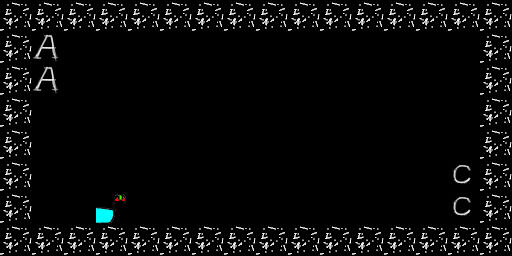

Tiled map render using the project's own tile images. Description and the whole map definition, tile-layer contents included, below:
An orthogonal 16x8 tile map with 32x32 px tiles, 4 tile layers (mobs, npcs, overlay, roomstuff), 2 hidden layers not drawn.

<map version="1.4" tiledversion="1.4.1" orientation="orthogonal" renderorder="right-down" width="16" height="8" tilewidth="32" tileheight="32" infinite="0" nextlayerid="19" nextobjectid="1">
 <tileset firstgid="1" source="../../tileset.tsx" />
 <layer id="13" name="items" width="16" height="8" visible="0">
  <data encoding="csv">
0,0,0,0,0,0,0,0,0,0,0,0,0,0,0,0,
0,0,0,0,0,0,0,14,0,0,0,0,0,0,0,0,
0,0,0,0,0,0,0,14,0,0,0,0,0,0,0,0,
0,0,0,0,0,0,0,14,0,0,0,0,0,0,0,0,
0,0,0,0,0,0,0,14,0,0,0,0,0,0,0,0,
0,0,0,0,0,0,0,14,0,0,0,0,0,0,0,0,
0,16,0,0,0,0,0,14,0,0,0,0,0,0,0,0,
0,0,0,0,0,0,0,0,0,0,0,0,0,0,0,0
</data>
 </layer>
 <layer id="14" name="collision" width="16" height="8" visible="0">
  <data encoding="csv">
1,1,1,1,1,1,1,1,1,1,1,1,1,1,1,1,
1,0,0,0,0,0,0,0,0,0,0,0,0,0,0,1,
1,0,0,0,0,0,0,0,0,0,0,0,0,0,0,1,
1,0,0,0,0,0,0,0,0,0,0,0,0,0,0,1,
1,0,0,0,0,0,0,0,0,0,0,0,0,0,0,1,
1,0,0,0,0,0,0,0,0,0,0,0,0,0,0,1,
1,0,0,0,0,0,0,0,0,0,0,0,0,0,0,1,
1,1,1,1,1,1,1,1,1,1,1,1,1,1,1,1
</data>
 </layer>
 <layer id="15" name="mobs" width="16" height="8">
  <data encoding="csv">
0,0,0,0,0,0,0,0,0,0,0,0,0,0,0,0,
0,0,0,0,0,0,0,0,0,0,0,0,0,0,0,0,
0,0,0,0,0,0,0,0,0,0,0,0,0,0,0,0,
0,0,0,0,0,0,0,0,0,0,0,0,0,0,0,0,
0,0,0,0,0,0,0,0,0,0,0,0,0,0,0,0,
0,0,0,0,0,0,0,0,0,0,0,0,0,0,0,0,
0,0,0,0,0,0,0,0,0,0,0,0,0,0,0,0,
0,0,0,0,0,0,0,0,0,0,0,0,0,0,0,0
</data>
 </layer>
 <layer id="16" name="npcs" width="16" height="8">
  <data encoding="csv">
0,0,0,0,0,0,0,0,0,0,0,0,0,0,0,0,
0,0,0,0,0,0,0,0,0,0,0,0,0,0,0,0,
0,0,0,0,0,0,0,0,0,0,0,0,0,0,0,0,
0,0,0,0,0,0,0,0,0,0,0,0,0,0,0,0,
0,0,0,0,0,0,0,0,0,0,0,0,0,0,0,0,
0,0,0,0,0,0,0,0,0,0,0,0,0,0,0,0,
0,0,0,8,0,0,0,0,0,0,0,0,0,0,0,0,
0,0,0,0,0,0,0,0,0,0,0,0,0,0,0,0
</data>
 </layer>
 <layer id="17" name="overlay" width="16" height="8">
  <data encoding="csv">
2,2,2,2,2,2,2,2,2,2,2,2,2,2,2,2,
2,0,0,0,0,0,0,0,0,0,0,0,0,0,0,2,
2,0,0,0,0,0,0,0,0,0,0,0,0,0,0,2,
2,0,0,0,0,0,0,0,0,0,0,0,0,0,0,2,
2,0,0,0,0,0,0,0,0,0,0,0,0,0,0,2,
2,0,0,0,0,0,0,0,0,0,0,0,0,0,0,2,
2,0,0,0,0,0,0,0,0,0,0,0,0,0,0,2,
2,2,2,2,2,2,2,2,2,2,2,2,2,2,2,2
</data>
 </layer>
 <layer id="18" name="roomstuff" width="16" height="8">
  <data encoding="csv">
0,0,0,0,0,0,0,0,0,0,0,0,0,0,0,0,
0,22,0,0,0,0,0,0,0,0,0,0,0,0,0,0,
0,22,0,0,0,0,0,0,0,0,0,0,0,0,0,0,
0,0,0,0,0,0,0,0,0,0,0,0,0,0,0,0,
0,0,0,0,0,0,0,0,0,0,0,0,0,0,0,0,
0,0,0,0,0,0,0,0,0,0,0,0,0,0,24,0,
0,0,0,0,0,0,0,0,0,0,0,0,0,0,24,0,
0,0,0,0,0,0,0,0,0,0,0,0,0,0,0,0
</data>
 </layer>
</map>
